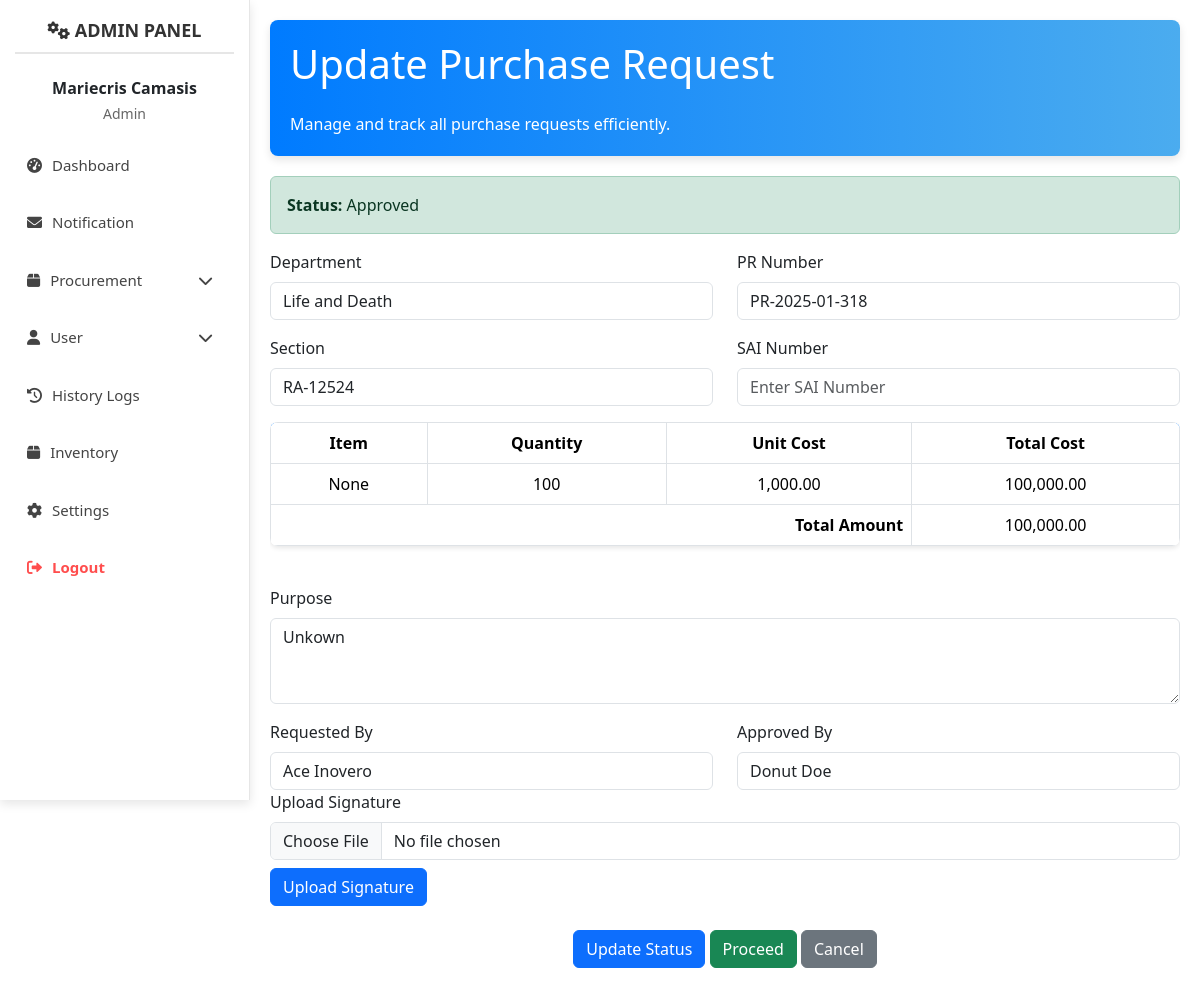
The app's page /admin/update_pr.php?pr_id=1 (signed in) with its own data.
### tables this page shows
CREATE TABLE `purchase_requests` (
  `pr_id` int(11) NOT NULL,
  `pr_number` varchar(20) NOT NULL,
  `approver` varchar(100) DEFAULT 'Pending',
  `submitted_date` timestamp NOT NULL DEFAULT current_timestamp(),
  `status` enum('Pending','Approved','Rejected') DEFAULT 'Pending',
  `pr_process_status` varchar(255) DEFAULT 'Not Applicable',
  `pr_process_link` varchar(255) DEFAULT NULL,
  `end_user_id` int(11) UNSIGNED NOT NULL,
  `ppmp_id` int(11) UNSIGNED DEFAULT NULL,
  `updated_at` timestamp NOT NULL DEFAULT current_timestamp() ON UPDATE current_timestamp(),
  `signature` longblob DEFAULT NULL
);

CREATE TABLE `purchase_request_items` (
  `pri_id` int(11) NOT NULL,
  `pr_id` int(11) NOT NULL,
  `department` varchar(100) NOT NULL,
  `section` varchar(100) NOT NULL,
  `inventory_id` int(11) NOT NULL,
  `quantity` int(11) NOT NULL,
  `unit_cost` decimal(10,2) NOT NULL,
  `total_cost` decimal(10,2) GENERATED ALWAYS AS (`quantity` * `unit_cost`) STORED,
  `purpose` text NOT NULL,
  `created_at` timestamp NOT NULL DEFAULT current_timestamp(),
  `updated_at` timestamp NOT NULL DEFAULT current_timestamp() ON UPDATE current_timestamp()
);

CREATE TABLE `inventory` (
  `inventory_id` int(11) NOT NULL,
  `item_no` varchar(20) NOT NULL,
  `unit` varchar(50) NOT NULL,
  `item_name` varchar(50) NOT NULL,
  `item_description` text NOT NULL,
  `unit_cost` decimal(10,2) NOT NULL,
  `created_at` timestamp NOT NULL DEFAULT current_timestamp(),
  `updated_at` timestamp NOT NULL DEFAULT current_timestamp() ON UPDATE current_timestamp()
);

CREATE TABLE `end_users` (
  `id` int(11) UNSIGNED NOT NULL,
  `first_name` varchar(50) NOT NULL,
  `last_name` varchar(50) NOT NULL,
  `email` varchar(100) NOT NULL,
  `password` varchar(255) NOT NULL,
  `remember_me` tinyint(1) DEFAULT 0,
  `status` enum('activate','disabled') DEFAULT 'disabled',
  `created_at` timestamp NOT NULL DEFAULT current_timestamp(),
  `updated_at` timestamp NOT NULL DEFAULT current_timestamp() ON UPDATE current_timestamp()
);

### admin/update_pr.php (the view, shortened to what this page needs)
<?php
require_once '../admin/src/config/database.php';
$pr_id = intval($_GET['pr_id']);
$pr_query = "
    SELECT
        pr.pr_number,
        pr.approver,
        pr.submitted_date,
        pr.status,
        pr.end_user_id,
        eu.first_name AS end_user_first_name,
        eu.last_name AS end_user_last_name
    FROM purchase_requests pr
    INNER JOIN end_users eu ON pr.end_user_id = eu.id
    WHERE pr.pr_id = ?
";
$stmt = $conn->prepare($pr_query);
$stmt->bind_param('i', $pr_id);
$stmt->execute();
$pr_result = $stmt->get_result();
$pr_data = $pr_result->fetch_assoc();
$items_query = "
    SELECT
        pri.department,
        pri.section,
        inv.item_name AS item_name,
        pri.quantity,
        pri.unit_cost,
        pri.total_cost,
        pri.purpose,
        eu.first_name AS requested_first_name,
        eu.last_name AS requested_last_name
    FROM purchase_request_items pri
    INNER JOIN inventory inv ON pri.inventory_id = inv.inventory_id
    INNER JOIN purchase_requests pr ON pri.pr_id = pr.pr_id
    INNER JOIN end_users eu ON pr.end_user_id = eu.id
    WHERE pri.pr_id = ?
";
$stmt_items = $conn->prepare($items_query);
$stmt_items->bind_param('i', $pr_id);
$stmt_items->execute();
$items_result = $stmt_items->get_result();
$items = $items_result->fetch_all(MYSQLI_ASSOC);
$total_amount = 0;
foreach ($items as $item) {
    $total_amount += $item['total_cost'];
}
?>
<!DOCTYPE html>
<html lang="en">
<head>
    <link rel="stylesheet" href="https://cdn.jsdelivr.net/npm/bootstrap@5.3.3/dist/css/bootstrap.min.css">
    <link rel="stylesheet" href="https://cdnjs.cloudflare.com/ajax/libs/font-awesome/6.0.0-beta3/css/all.min.css">
    <link rel="stylesheet" href="src/css/pr.css">
</head>
<body>
    <div class="d-flex">
        <?php include 'sidebar.php'; ?>
        <div class="content flex-grow-1 animate__animated animate__fadeIn">
            <div class="header-card">
                <h1 class="mb-4">Update Purchase Request</h1>
                <p class="mb-0">Manage and track all purchase requests efficiently.</p>
            </div>
            <div class="alert
            <?php
            echo $pr_data['status'] === 'Approved' ? 'alert-success' : ($pr_data['status'] === 'Rejected' ? 'alert-danger' : 'alert-warning');
            ?>">
                <strong>Status:</strong> <?php echo htmlspecialchars($pr_data['status']); ?>
            </div>
            <div class="row mb-3">
                <div class="col-md-6">
                    <label for="department" class="form-label">Department</label>
                    <input type="text" id="department" class="form-control" value="<?php echo htmlspecialchars($items[0]['department'] ?? ''); ?>" readonly>
                </div>
                <div class="col-md-6">
                    <label for="pr_number" class="form-label">PR Number</label>
                    <input type="text" id="pr_number" class="form-control" value="<?php echo htmlspecialchars($pr_data['pr_number']); ?>" readonly>
                </div>
            </div>
            <div class="row mb-3">
                <div class="col-md-6">
                    <label for="section" class="form-label">Section</label>
                    <input type="text" id="section" class="form-control" value="<?php echo htmlspecialchars($items[0]['section'] ?? ''); ?>" readonly>
                </div>
                <div class="col-md-6">
                    <label for="sai_number" class="form-label">SAI Number</label>
                    <input type="text" id="sai_number" class="form-control" placeholder="Enter SAI Number">
                </div>
            </div>
            <div class="table-responsive mb-4">
                <table class="table table-bordered">
                    <thead>
                        <tr>
                            <th>Item</th>
                            <th>Quantity</th>
                            <th>Unit Cost</th>
                            <th>Total Cost</th>
                        </tr>
                    </thead>
                    <tbody>
                        <?php foreach ($items as $item): ?>
                            <tr>
                                <td><?php echo htmlspecialchars($item['item_name']); ?></td>
                                <td><?php echo htmlspecialchars($item['quantity']); ?></td>
                                <td><?php echo htmlspecialchars(number_format($item['unit_cost'], 2)); ?></td>
                                <td><?php echo htmlspecialchars(number_format($item['total_cost'], 2)); ?></td>
                            </tr>
                        <?php endforeach; ?>
                    </tbody>
                    <tfoot>
                        <tr>
                            <td colspan="3" class="text-end fw-bold">Total Amount</td>
                            <td><?php echo htmlspecialchars(number_format($total_amount, 2)); ?></td>
                        </tr>
                    </tfoot>
                </table>
            </div>
            <div class="mb-3">
                <label for="purpose" class="form-label">Purpose</label>
                <textarea id="purpose" class="form-control" rows="3" readonly><?php echo htmlspecialchars($items[0]['purpose'] ?? ''); ?></textarea>
            </div>
            <div class="row">
                <div class="col-md-6">
                    <label for="requested_by" class="form-label">Requested By</label>
                    <input type="text" id="requested_by" class="form-control"
                        value="<?php echo htmlspecialchars($pr_data['end_user_first_name'] . ' ' . $pr_data['end_user_last_name']); ?>" readonly>
                </div>
                <div class="col-md-6">
                    <label for="approved_by" class="form-label">Approved By</label>
                    <input type="text" id="approved_by" class="form-control"
                        value="<?php echo htmlspecialchars($pr_data['approver']); ?>" readonly>
                </div>
            </div>
            <div class="mb-3">
                <label for="signature" class="form-label">Upload Signature</label>
                <form id="signatureForm" enctype="multipart/form-data">
                    <input type="file" id="signature" name="signature" class="form-control" accept="image/*" required>
                    <button type="submit" class="btn btn-primary mt-2">Upload Signature</button>
                </form>
            </div>
            <div class="text-center mt-4">
                <button class="btn btn-primary" onclick="editStatus(<?php echo $pr_id; ?>)">Update Status</button>
                <?php if ($pr_data['status'] === 'Approved'): ?>
                    <a href="pp.php?pr_number=<?php echo urlencode($pr_data['pr_number']); ?>&status=<?php echo urlencode($pr_data['status']); ?>" class="btn btn-success">Proceed</a>
                <?php endif; ?>
                <a href="pr.php" class="btn btn-secondary">Cancel</a>
            </div>
        </div>
    </div>
</body>
</html>

### admin/src/css/pr.css (style rules this page uses)
body { background-color: #f8f9fa; }
.content { margin-left: 250px; padding: 20px; }
.header-card { background: linear-gradient(90deg, #007bff, #4bacef); color: white; padding: 20px; border-radius: 8px; margin-bottom: 20px; box-shadow: 0 4px 8px rgba(0, 0, 0, 0.1); }
table { box-shadow: 0 2px 5px rgba(0, 0, 0, 0.1); border-radius: 8px; overflow: hidden; }
table thead { background-color: #007bff; color: white; }
table td, table th { text-align: center; vertical-align: middle; }
.btn { border-radius: 30px; }

### admin/update_pr.php (style rules this page uses)
.content { margin-left: 250px; padding: 20px; }

### records on screen
purchase_requests: status "Approved", pr_number "PR-2025-01-318", end_user.last_name "Ace Inovero", approver "Donut Doe"
purchase_request_items: department "Life and Death", section "RA-12524", inventory.item_name "None", quantity "100", unit_cost "1,000.00", total_cost "100,000.00", purpose "Unkown"

### other values on screen
$first_name . ' ' . $last_name "Mariecris Camasis"
$total_amount "100,000.00"
